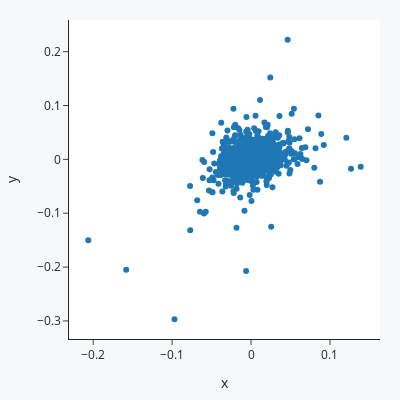

Notebook cell for this chart:
### Code cell
testa_cor_par('WEGE3.SA', 'PETR4.SA')

### Figure 1 — Plotly figure (JSON) as saved in the notebook; plotly's stock layout.template omitted (floating-point values rounded to 4 significant figures; data arrays with more than 128 entries replaced by an {"elided": "..."} marker saying what was removed)
{"data": [{"hovertemplate": "x=%{x}<br>y=%{y}<extra></extra>", "legendgroup": "", "marker": {"color": "#1F77B4", "symbol": "circle"}, "mode": "markers", "name": "", "orientation": "v", "showlegend": false, "type": "scatter", "x": {"elided": "907 float values"}, "xaxis": "x", "y": {"elided": "907 float values"}, "yaxis": "y"}], "layout": {"height": 400, "legend": {"tracegroupgap": 0}, "margin": {"b": 20, "l": 20, "r": 20, "t": 20}, "paper_bgcolor": "#f7f8fa", "width": 400, "xaxis": {"anchor": "y", "domain": [0, 1], "title": {"text": "x"}}, "yaxis": {"anchor": "x", "domain": [0, 1], "title": {"text": "y"}}}}
